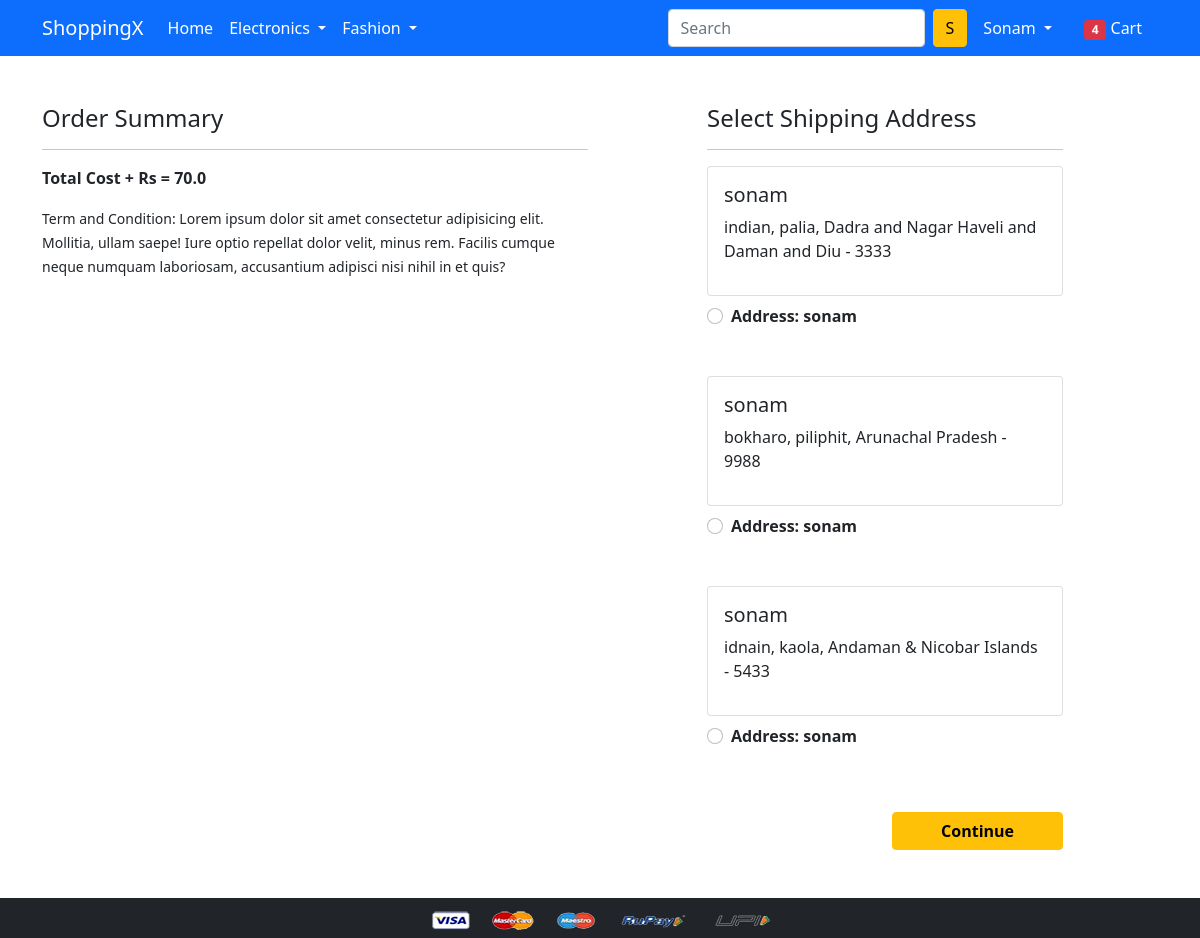
/checkout/ (signed in), run on the app's committed database.
### app/models.py (models this page shows, shortened)
class Customer(models.Model):
    user=models.ForeignKey(User,on_delete=models.CASCADE)
    name=models.CharField(max_length=200)
    locality=models.CharField(max_length=200)
    city=models.CharField(max_length=50)
    zipcode=models.IntegerField()
    state=models.CharField(choices=STATE_CHOICES,max_length=50)

### app/views.py (the view)
# urls.py: path('checkout/', views.checkout, name='checkout'),
@login_required
def checkout(request):
    user = request.user
    addresses = Customer.objects.filter(user=user)
    cart_items = Cart.objects.filter(user=user)
    amount = 0.0
    shipping_amount = 70.0
    totalamount = 0.0
    for cart_item in cart_items:
        temp_amount = cart_item.quantity * cart_item.product.discount_price
        amount += temp_amount
    totalamount = amount + shipping_amount
    return render(request, 'app/checkout.html', {
        'addresses': addresses,  # Pass the queryset of addresses
        'totalamount': totalamount,
        'cart_items': cart_items
    })

### app/templates/app/checkout.html (shortened to what this page needs)
{% extends 'app/base.html' %}
{% load static %}
{% block main-content %}
<div class="container">
  <div class="row mt-5">
    <div class="col-sm-6">
      <h4>Order Summary</h4>
      <hr>
      <p class="fw-bold">Total Cost + Rs = {{ totalamount }}</p>
      <small>Term and Condition: Lorem ipsum dolor sit amet consectetur adipisicing elit. Mollitia, ullam saepe! Iure optio repellat dolor velit, minus rem. Facilis cumque neque numquam laboriosam, accusantium adipisci nisi nihil in et quis?</small>
    </div>
    <div class="col-sm-4 offset-sm-1">
      <h4>Select Shipping Address</h4>
      <hr>
      <form action="{% url 'paymentdone' %}" method="GET">
        {% for address in addresses %}
          <div class="card mb-2">
            <div class="card-body">
              <h5>{{ address.name }}</h5>
              <p>{{ address.locality }}, {{ address.city }}, {{ address.state }} - {{ address.zipcode }}</p>
            </div>
          </div>
          <div class="form-check mt-2 mb-5">
            <input class="form-check-input" type="radio" name="custid" value="{{ address.id }}" id="address{{ address.id }}" required>
            <label class="form-check-label fw-bold" for="address{{ address.id }}">
              Address: {{ address.name }}
            </label>
          </div>
        {% empty %}
          <p>No addresses available.</p>
        {% endfor %}
        <div class="text-end">
          <button type="submit" class="btn btn-warning mt-3 px-5 fw-bold">Continue</button>
        </div>
      </form>
    </div>
  </div>
</div>
{% endblock main-content %}

### app/templates/app/base.html (shortened to what this page needs)
<!doctype html>
{% load static %}
<html lang="en">
  <head>
    <link href="https://cdn.jsdelivr.net/npm/bootstrap@5.0.0-beta1/dist/css/bootstrap.min.css" rel="stylesheet">
    <link rel="stylesheet" href="{% static 'app/css/owl.carousel.min.css' %}">
    <link rel="stylesheet" href="{% static 'app/css/all.min.css' %}">
    <link rel="stylesheet" href="{% static 'app/css/style.css' %}">
  </head>
  <body>
    <nav class="navbar navbar-expand-lg navbar-dark bg-primary">
      <div class="container">
        <a class="navbar-brand" href="/">ShoppingX</a>
        <div class="collapse navbar-collapse" id="navbarSupportedContent">
          <ul class="navbar-nav me-auto mb-2 mb-lg-0">
            <li class="nav-item">
              <a class="nav-link active" aria-current="page" href="/">Home</a>
            </li>
            <li class="nav-item dropdown">
              <a class="nav-link dropdown-toggle text-white" href="#" id="electronicsDropdown" role="button" data-bs-toggle="dropdown" aria-expanded="false">
                Electronics
              </a>
            </li>
            <li class="nav-item dropdown">
              <a class="nav-link dropdown-toggle text-white" href="#" id="fashionDropdown" role="button" data-bs-toggle="dropdown" aria-expanded="false">
                Fashion
              </a>
            </li>
          </ul>
          <form class="d-flex">
            <input class="form-control me-2" type="search" placeholder="Search" aria-label="Search">
            <button class="btn btn-warning" type="submit">S</button>
          </form>
          <div>
            <ul class="navbar-nav me-auto mb-2 mb-lg-0">
              {% if request.user.is_authenticated %}
                <li class="nav-item dropdown mx-2">
                  <a class="nav-link dropdown-toggle text-white" href="#" id="profileDropdown" role="button" data-bs-toggle="dropdown" aria-expanded="false">
                    {{ request.user.username |capfirst}}
                  </a>
                </li>
                <li class="nav-item mx-2">
                  <a href="{% url 'showcart' %}" class="nav-link text-white">
                    <span class="badge bg-danger">4</span> Cart
                  </a>
                </li>
              {% endif %}
            </ul>
          </div>
        </div>
      </div>
    </nav>
    {% block main-content %}{% endblock main-content %}
    <footer class="container-fluid bg-dark text-center p-2 mt-5">
      <img src="{% static 'app/images/payment.png' %}" alt="Payment Methods" class="img-fluid" height="2px">
    </footer>
  </body>
</html>

### data on the page
Customer: name "sonam", locality "indian", city "palia", state "Dadra and Nagar Haveli and Daman and Diu", zipcode "3333"
Customer: name "sonam", locality "bokharo", city "piliphit", state "Arunachal Pradesh", zipcode "9988"
Customer: name "sonam", locality "idnain", city "kaola", state "Andaman & Nicobar Islands", zipcode "5433"

### other printed values
{{ request.user.username |capfirst }} "Sonam"
{{ totalamount }} "70.0"
